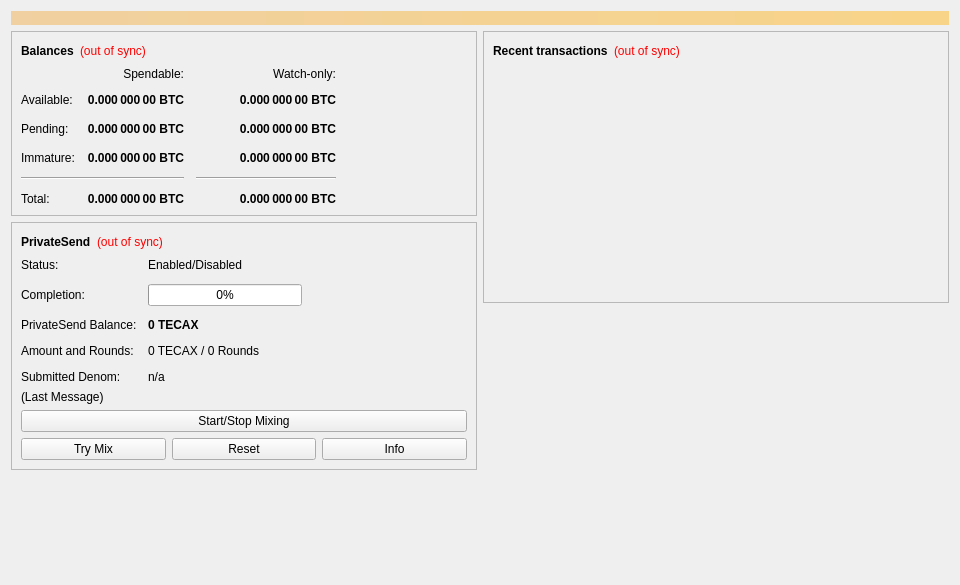
<?xml version="1.0" encoding="UTF-8"?>
<ui version="4.0">
 <class>OverviewPage</class>
 <widget class="QWidget" name="OverviewPage">
  <property name="geometry">
   <rect>
    <x>0</x>
    <y>0</y>
    <width>960</width>
    <height>585</height>
   </rect>
  </property>
  <property name="minimumSize">
   <size>
    <width>960</width>
    <height>0</height>
   </size>
  </property>
  <property name="windowTitle">
   <string>Form</string>
  </property>
  <layout class="QVBoxLayout" name="topLayout">
   <item>
    <widget class="QLabel" name="labelAlerts">
     <property name="visible">
      <bool>false</bool>
     </property>
     <property name="styleSheet">
      <string notr="true">QLabel { background-color: qlineargradient(x1: 0, y1: 0, x2: 1, y2: 0, stop:0 #F0D0A0, stop:1 #F8D488); color:#000000; }</string>
     </property>
     <property name="wordWrap">
      <bool>true</bool>
     </property>
     <property name="margin">
      <number>3</number>
     </property>
     <property name="textInteractionFlags">
      <set>Qt::TextSelectableByMouse</set>
     </property>
    </widget>
   </item>
   <item>
    <layout class="QHBoxLayout" name="horizontalLayout" stretch="1,1">
     <item>
      <layout class="QVBoxLayout" name="verticalLayout_2">
       <item>
        <widget class="QFrame" name="frame">
         <property name="frameShape">
          <enum>QFrame::StyledPanel</enum>
         </property>
         <property name="frameShadow">
          <enum>QFrame::Raised</enum>
         </property>
         <layout class="QVBoxLayout" name="verticalLayout_4">
          <item>
           <layout class="QHBoxLayout" name="horizontalLayout_4">
            <item>
             <widget class="QLabel" name="label_5">
              <property name="font">
               <font>
                <weight>75</weight>
                <bold>true</bold>
               </font>
              </property>
              <property name="text">
               <string>Balances</string>
              </property>
             </widget>
            </item>
            <item>
             <widget class="QLabel" name="labelWalletStatus">
              <property name="toolTip">
               <string>The displayed information may be out of date. Your wallet automatically synchronizes with the Tecax network after a connection is established, but this process has not completed yet.</string>
              </property>
              <property name="styleSheet">
               <string notr="true">QLabel { color: red; }</string>
              </property>
              <property name="text">
               <string notr="true">(out of sync)</string>
              </property>
              <property name="alignment">
               <set>Qt::AlignLeading|Qt::AlignLeft|Qt::AlignVCenter</set>
              </property>
             </widget>
            </item>
            <item>
             <spacer name="horizontalSpacer_3">
              <property name="orientation">
               <enum>Qt::Horizontal</enum>
              </property>
              <property name="sizeHint" stdset="0">
               <size>
                <width>40</width>
                <height>20</height>
               </size>
              </property>
             </spacer>
            </item>
           </layout>
          </item>
          <item>
           <layout class="QGridLayout" name="gridLayout">
            <property name="spacing">
             <number>12</number>
            </property>
            <item row="2" column="2">
             <widget class="QLabel" name="labelWatchPending">
              <property name="font">
               <font>
                <weight>75</weight>
                <bold>true</bold>
               </font>
              </property>
              <property name="cursor">
               <cursorShape>IBeamCursor</cursorShape>
              </property>
              <property name="toolTip">
               <string>Unconfirmed transactions to watch-only addresses</string>
              </property>
              <property name="text">
               <string notr="true">0.000 000 00 BTC</string>
              </property>
              <property name="alignment">
               <set>Qt::AlignRight|Qt::AlignTrailing|Qt::AlignVCenter</set>
              </property>
              <property name="textInteractionFlags">
               <set>Qt::LinksAccessibleByMouse|Qt::TextSelectableByKeyboard|Qt::TextSelectableByMouse</set>
              </property>
             </widget>
            </item>
            <item row="2" column="1">
             <widget class="QLabel" name="labelUnconfirmed">
              <property name="font">
               <font>
                <weight>75</weight>
                <bold>true</bold>
               </font>
              </property>
              <property name="cursor">
               <cursorShape>IBeamCursor</cursorShape>
              </property>
              <property name="toolTip">
               <string>Total of transactions that have yet to be confirmed, and do not yet count toward the spendable balance</string>
              </property>
              <property name="text">
               <string notr="true">0.000 000 00 BTC</string>
              </property>
              <property name="alignment">
               <set>Qt::AlignRight|Qt::AlignTrailing|Qt::AlignVCenter</set>
              </property>
              <property name="textInteractionFlags">
               <set>Qt::LinksAccessibleByMouse|Qt::TextSelectableByKeyboard|Qt::TextSelectableByMouse</set>
              </property>
             </widget>
            </item>
            <item row="3" column="2">
             <widget class="QLabel" name="labelWatchImmature">
              <property name="font">
               <font>
                <weight>75</weight>
                <bold>true</bold>
               </font>
              </property>
              <property name="cursor">
               <cursorShape>IBeamCursor</cursorShape>
              </property>
              <property name="toolTip">
               <string>Mined balance in watch-only addresses that has not yet matured</string>
              </property>
              <property name="text">
               <string notr="true">0.000 000 00 BTC</string>
              </property>
              <property name="alignment">
               <set>Qt::AlignRight|Qt::AlignTrailing|Qt::AlignVCenter</set>
              </property>
              <property name="textInteractionFlags">
               <set>Qt::LinksAccessibleByMouse|Qt::TextSelectableByKeyboard|Qt::TextSelectableByMouse</set>
              </property>
             </widget>
            </item>
            <item row="4" column="0" colspan="2">
             <widget class="Line" name="lineSpendableBalance">
              <property name="orientation">
               <enum>Qt::Horizontal</enum>
              </property>
             </widget>
            </item>
            <item row="4" column="2">
             <widget class="Line" name="lineWatchBalance">
              <property name="sizePolicy">
               <sizepolicy hsizetype="Preferred" vsizetype="Fixed">
                <horstretch>0</horstretch>
                <verstretch>0</verstretch>
               </sizepolicy>
              </property>
              <property name="minimumSize">
               <size>
                <width>140</width>
                <height>0</height>
               </size>
              </property>
              <property name="orientation">
               <enum>Qt::Horizontal</enum>
              </property>
             </widget>
            </item>
            <item row="5" column="0">
             <widget class="QLabel" name="labelTotalText">
              <property name="text">
               <string>Total:</string>
              </property>
             </widget>
            </item>
            <item row="3" column="1">
             <widget class="QLabel" name="labelImmature">
              <property name="font">
               <font>
                <weight>75</weight>
                <bold>true</bold>
               </font>
              </property>
              <property name="cursor">
               <cursorShape>IBeamCursor</cursorShape>
              </property>
              <property name="toolTip">
               <string>Mined balance that has not yet matured</string>
              </property>
              <property name="text">
               <string notr="true">0.000 000 00 BTC</string>
              </property>
              <property name="alignment">
               <set>Qt::AlignRight|Qt::AlignTrailing|Qt::AlignVCenter</set>
              </property>
              <property name="textInteractionFlags">
               <set>Qt::LinksAccessibleByMouse|Qt::TextSelectableByKeyboard|Qt::TextSelectableByMouse</set>
              </property>
             </widget>
            </item>
            <item row="2" column="3">
             <spacer name="horizontalSpacer_2">
              <property name="orientation">
               <enum>Qt::Horizontal</enum>
              </property>
              <property name="sizeHint" stdset="0">
               <size>
                <width>40</width>
                <height>20</height>
               </size>
              </property>
             </spacer>
            </item>
            <item row="3" column="0">
             <widget class="QLabel" name="labelImmatureText">
              <property name="text">
               <string>Immature:</string>
              </property>
             </widget>
            </item>
            <item row="5" column="1">
             <widget class="QLabel" name="labelTotal">
              <property name="font">
               <font>
                <weight>75</weight>
                <bold>true</bold>
               </font>
              </property>
              <property name="cursor">
               <cursorShape>IBeamCursor</cursorShape>
              </property>
              <property name="toolTip">
               <string>Your current total balance</string>
              </property>
              <property name="text">
               <string notr="true">0.000 000 00 BTC</string>
              </property>
              <property name="alignment">
               <set>Qt::AlignRight|Qt::AlignTrailing|Qt::AlignVCenter</set>
              </property>
              <property name="textInteractionFlags">
               <set>Qt::LinksAccessibleByMouse|Qt::TextSelectableByKeyboard|Qt::TextSelectableByMouse</set>
              </property>
             </widget>
            </item>
            <item row="5" column="2">
             <widget class="QLabel" name="labelWatchTotal">
              <property name="font">
               <font>
                <weight>75</weight>
                <bold>true</bold>
               </font>
              </property>
              <property name="cursor">
               <cursorShape>IBeamCursor</cursorShape>
              </property>
              <property name="toolTip">
               <string>Current total balance in watch-only addresses</string>
              </property>
              <property name="text">
               <string notr="true">0.000 000 00 BTC</string>
              </property>
              <property name="alignment">
               <set>Qt::AlignRight|Qt::AlignTrailing|Qt::AlignVCenter</set>
              </property>
              <property name="textInteractionFlags">
               <set>Qt::LinksAccessibleByMouse|Qt::TextSelectableByKeyboard|Qt::TextSelectableByMouse</set>
              </property>
             </widget>
            </item>
            <item row="0" column="2">
             <widget class="QLabel" name="labelWatchonly">
              <property name="text">
               <string>Watch-only:</string>
              </property>
              <property name="alignment">
               <set>Qt::AlignRight|Qt::AlignTrailing|Qt::AlignVCenter</set>
              </property>
             </widget>
            </item>
            <item row="1" column="0">
             <widget class="QLabel" name="labelBalanceText">
              <property name="text">
               <string>Available:</string>
              </property>
             </widget>
            </item>
            <item row="1" column="1">
             <widget class="QLabel" name="labelBalance">
              <property name="font">
               <font>
                <weight>75</weight>
                <bold>true</bold>
               </font>
              </property>
              <property name="cursor">
               <cursorShape>IBeamCursor</cursorShape>
              </property>
              <property name="toolTip">
               <string>Your current spendable balance</string>
              </property>
              <property name="text">
               <string notr="true">0.000 000 00 BTC</string>
              </property>
              <property name="alignment">
               <set>Qt::AlignRight|Qt::AlignTrailing|Qt::AlignVCenter</set>
              </property>
              <property name="textInteractionFlags">
               <set>Qt::LinksAccessibleByMouse|Qt::TextSelectableByKeyboard|Qt::TextSelectableByMouse</set>
              </property>
             </widget>
            </item>
            <item row="1" column="2">
             <widget class="QLabel" name="labelWatchAvailable">
              <property name="font">
               <font>
                <weight>75</weight>
                <bold>true</bold>
               </font>
              </property>
              <property name="cursor">
               <cursorShape>IBeamCursor</cursorShape>
              </property>
              <property name="toolTip">
               <string>Your current balance in watch-only addresses</string>
              </property>
              <property name="text">
               <string notr="true">0.000 000 00 BTC</string>
              </property>
              <property name="alignment">
               <set>Qt::AlignRight|Qt::AlignTrailing|Qt::AlignVCenter</set>
              </property>
              <property name="textInteractionFlags">
               <set>Qt::LinksAccessibleByMouse|Qt::TextSelectableByKeyboard|Qt::TextSelectableByMouse</set>
              </property>
             </widget>
            </item>
            <item row="2" column="0">
             <widget class="QLabel" name="labelPendingText">
              <property name="text">
               <string>Pending:</string>
              </property>
             </widget>
            </item>
            <item row="0" column="1">
             <widget class="QLabel" name="labelSpendable">
              <property name="text">
               <string>Spendable:</string>
              </property>
              <property name="alignment">
               <set>Qt::AlignRight|Qt::AlignTrailing|Qt::AlignVCenter</set>
              </property>
             </widget>
            </item>
           </layout>
          </item>
         </layout>
        </widget>
       </item>
       <item>
        <widget class="QFrame" name="framePrivateSend">
         <property name="layoutDirection">
          <enum>Qt::LeftToRight</enum>
         </property>
         <property name="frameShape">
          <enum>QFrame::StyledPanel</enum>
         </property>
         <property name="frameShadow">
          <enum>QFrame::Raised</enum>
         </property>
         <layout class="QVBoxLayout" name="VerticalLayout_PS1">
          <item>
           <layout class="QHBoxLayout" name="horizontalLayout_5">
            <item>
             <widget class="QLabel" name="labelPrivateSendHeader">
              <property name="font">
               <font>
                <weight>75</weight>
                <bold>true</bold>
               </font>
              </property>
              <property name="text">
               <string>PrivateSend</string>
              </property>
             </widget>
            </item>
            <item>
             <widget class="QLabel" name="labelPrivateSendSyncStatus">
              <property name="toolTip">
               <string>The displayed information may be out of date. Your wallet automatically synchronizes with the Tecax network after a connection is established, but this process has not completed yet.</string>
              </property>
              <property name="styleSheet">
               <string notr="true">QLabel { color: red; }</string>
              </property>
              <property name="text">
               <string notr="true">(out of sync)</string>
              </property>
              <property name="alignment">
               <set>Qt::AlignLeading|Qt::AlignLeft|Qt::AlignVCenter</set>
              </property>
             </widget>
            </item>
            <item>
             <spacer name="horizontalSpacer_4">
              <property name="orientation">
               <enum>Qt::Horizontal</enum>
              </property>
              <property name="sizeHint" stdset="0">
               <size>
                <width>40</width>
                <height>20</height>
               </size>
              </property>
             </spacer>
            </item>
           </layout>
          </item>
          <item>
           <layout class="QFormLayout" name="privateSendFormLayout">
            <property name="fieldGrowthPolicy">
             <enum>QFormLayout::AllNonFixedFieldsGrow</enum>
            </property>
            <property name="horizontalSpacing">
             <number>11</number>
            </property>
            <property name="verticalSpacing">
             <number>12</number>
            </property>
            <item row="0" column="0">
             <widget class="QLabel" name="labelPrivateSendEnabledText">
              <property name="text">
               <string>Status:</string>
              </property>
             </widget>
            </item>
            <item row="0" column="1">
             <widget class="QLabel" name="labelPrivateSendEnabled">
              <property name="text">
               <string>Enabled/Disabled</string>
              </property>
             </widget>
            </item>
            <item row="1" column="0">
             <widget class="QLabel" name="labelCompletitionText">
              <property name="text">
               <string>Completion:</string>
              </property>
             </widget>
            </item>
            <item row="1" column="1">
             <widget class="QProgressBar" name="privateSendProgress">
              <property name="maximumSize">
               <size>
                <width>154</width>
                <height>16777215</height>
               </size>
              </property>
              <property name="value">
               <number>0</number>
              </property>
             </widget>
            </item>
            <item row="2" column="0">
             <widget class="QLabel" name="labelAnonymizedText">
              <property name="text">
               <string>PrivateSend Balance:</string>
              </property>
             </widget>
            </item>
            <item row="2" column="1">
             <widget class="QLabel" name="labelAnonymized">
              <property name="font">
               <font>
                <weight>75</weight>
                <bold>true</bold>
               </font>
              </property>
              <property name="text">
               <string notr="true">0 TECAX</string>
              </property>
             </widget>
            </item>
            <item row="3" column="0">
             <widget class="QLabel" name="labelAmountAndRoundsText">
              <property name="text">
               <string>Amount and Rounds:</string>
              </property>
             </widget>
            </item>
            <item row="3" column="1">
             <widget class="QLabel" name="labelAmountRounds">
              <property name="text">
               <string>0 TECAX / 0 Rounds</string>
              </property>
             </widget>
            </item>
            <item row="4" column="0">
             <widget class="QLabel" name="labelSubmittedDenomText">
              <property name="text">
               <string>Submitted Denom:</string>
              </property>
             </widget>
            </item>
            <item row="4" column="1">
             <widget class="QLabel" name="labelSubmittedDenom">
              <property name="toolTip">
               <string>The denominations you submitted to the Masternode.&lt;br&gt;To mix, other users must submit the exact same denominations.</string>
              </property>
              <property name="text">
               <string>n/a</string>
              </property>
             </widget>
            </item>
           </layout>
          </item>
          <item>
           <layout class="QVBoxLayout" name="VerticalLayout_PS">
            <item>
             <widget class="QLabel" name="labelPrivateSendLastMessage">
              <property name="text">
               <string>(Last Message)</string>
              </property>
              <property name="alignment">
               <set>Qt::AlignLeading|Qt::AlignLeft|Qt::AlignTop</set>
              </property>
              <property name="wordWrap">
               <bool>true</bool>
              </property>
             </widget>
            </item>
            <item>
             <widget class="QPushButton" name="togglePrivateSend">
              <property name="sizePolicy">
               <sizepolicy hsizetype="MinimumExpanding" vsizetype="Fixed">
                <horstretch>0</horstretch>
                <verstretch>0</verstretch>
               </sizepolicy>
              </property>
              <property name="text">
               <string>Start/Stop Mixing</string>
              </property>
             </widget>
            </item>
            <item>
             <layout class="QHBoxLayout" name="horizontalLayout_debugbuttons">
              <item>
               <widget class="QPushButton" name="privateSendAuto">
                <property name="sizePolicy">
                 <sizepolicy hsizetype="MinimumExpanding" vsizetype="Fixed">
                  <horstretch>0</horstretch>
                  <verstretch>0</verstretch>
                 </sizepolicy>
                </property>
                <property name="toolTip">
                 <string>Try to manually submit a PrivateSend request.</string>
                </property>
                <property name="text">
                 <string>Try Mix</string>
                </property>
               </widget>
              </item>
              <item>
               <widget class="QPushButton" name="privateSendReset">
                <property name="sizePolicy">
                 <sizepolicy hsizetype="MinimumExpanding" vsizetype="Fixed">
                  <horstretch>0</horstretch>
                  <verstretch>0</verstretch>
                 </sizepolicy>
                </property>
                <property name="toolTip">
                 <string>Reset the current status of PrivateSend (can interrupt PrivateSend if it's in the process of Mixing, which can cost you money!)</string>
                </property>
                <property name="autoFillBackground">
                 <bool>false</bool>
                </property>
                <property name="text">
                 <string>Reset</string>
                </property>
               </widget>
              </item>
              <item>
               <widget class="QPushButton" name="privateSendInfo">
                <property name="sizePolicy">
                 <sizepolicy hsizetype="MinimumExpanding" vsizetype="Fixed">
                  <horstretch>0</horstretch>
                  <verstretch>0</verstretch>
                 </sizepolicy>
                </property>
                <property name="toolTip">
                 <string>Information about PrivateSend and Mixing</string>
                </property>
                <property name="text">
                 <string>Info</string>
                </property>
               </widget>
              </item>
             </layout>
            </item>
           </layout>
          </item>
         </layout>
        </widget>
       </item>
       <item>
        <spacer name="verticalSpacer">
         <property name="orientation">
          <enum>Qt::Vertical</enum>
         </property>
         <property name="sizeHint" stdset="0">
          <size>
           <width>20</width>
           <height>40</height>
          </size>
         </property>
        </spacer>
       </item>
      </layout>
     </item>
     <item>
      <layout class="QVBoxLayout" name="verticalLayout_3">
       <item>
        <widget class="QFrame" name="frame_2">
         <property name="frameShape">
          <enum>QFrame::StyledPanel</enum>
         </property>
         <property name="frameShadow">
          <enum>QFrame::Raised</enum>
         </property>
         <layout class="QVBoxLayout" name="verticalLayout">
          <item>
           <layout class="QHBoxLayout" name="horizontalLayout_2">
            <item>
             <widget class="QLabel" name="label_4">
              <property name="font">
               <font>
                <weight>75</weight>
                <bold>true</bold>
               </font>
              </property>
              <property name="text">
               <string>Recent transactions</string>
              </property>
             </widget>
            </item>
            <item>
             <widget class="QLabel" name="labelTransactionsStatus">
              <property name="toolTip">
               <string>The displayed information may be out of date. Your wallet automatically synchronizes with the Tecax network after a connection is established, but this process has not completed yet.</string>
              </property>
              <property name="styleSheet">
               <string notr="true">QLabel { color: red; }</string>
              </property>
              <property name="text">
               <string notr="true">(out of sync)</string>
              </property>
              <property name="alignment">
               <set>Qt::AlignLeading|Qt::AlignLeft|Qt::AlignVCenter</set>
              </property>
             </widget>
            </item>
            <item>
             <spacer name="horizontalSpacer">
              <property name="orientation">
               <enum>Qt::Horizontal</enum>
              </property>
              <property name="sizeHint" stdset="0">
               <size>
                <width>40</width>
                <height>20</height>
               </size>
              </property>
             </spacer>
            </item>
           </layout>
          </item>
          <item>
           <widget class="QListView" name="listTransactions">
            <property name="styleSheet">
             <string notr="true">QListView { background: transparent; }</string>
            </property>
            <property name="frameShape">
             <enum>QFrame::NoFrame</enum>
            </property>
            <property name="verticalScrollBarPolicy">
             <enum>Qt::ScrollBarAlwaysOff</enum>
            </property>
            <property name="horizontalScrollBarPolicy">
             <enum>Qt::ScrollBarAlwaysOff</enum>
            </property>
            <property name="selectionMode">
             <enum>QAbstractItemView::NoSelection</enum>
            </property>
           </widget>
          </item>
         </layout>
        </widget>
       </item>
       <item>
        <spacer name="verticalSpacer_2">
         <property name="orientation">
          <enum>Qt::Vertical</enum>
         </property>
         <property name="sizeHint" stdset="0">
          <size>
           <width>20</width>
           <height>40</height>
          </size>
         </property>
        </spacer>
       </item>
      </layout>
     </item>
    </layout>
   </item>
  </layout>
 </widget>
 <resources/>
 <connections/>
</ui>
